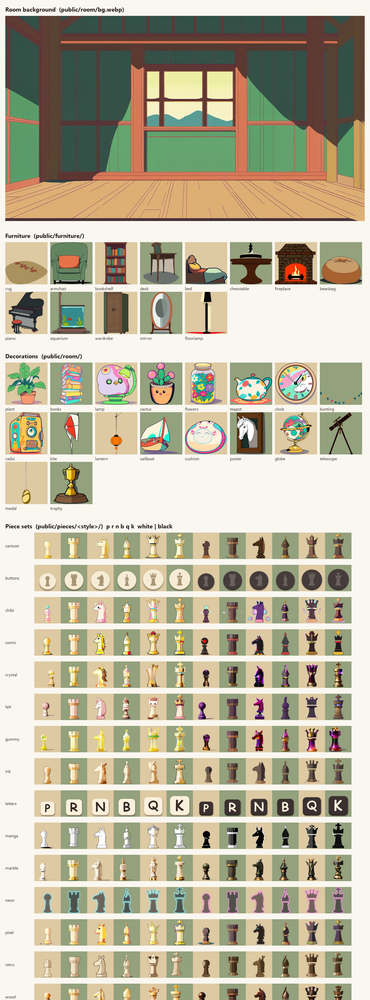
#> input picture tools/art/all_assets.png, 370 x 1000 px, shrunk from 1400 x 3787 before the run
$ python -i stickers_finish.py   (imports and definitions only)
#> lines starting #> are read from the running program, lines starting #| are printed output that depends on the picture; after the words box and inside, x2 and y2 are one past the last pixel; in counts of white or black regions, pixels touching at a corner belong together
#> in sticker, im is the input picture: PIL image 370x1000 RGB; mean R, G, B 187, 180.9, 157.4
### tools/art/cutout.py
# -*- coding: utf-8 -*-
# Turns a generated square PNG into a chess-piece sprite:
#   1. floods the flat background away from the four corners -> alpha
#   2. crops to what is left
#   3. rescales to a fixed height per piece type and sits it on a common
#      baseline, so a king and a pawn line up on the board no matter how the
#      model framed them
#
#   python cutout.py <in.png> <out.webp> <type k|q|r|b|n|p>
import sys
import numpy as np
from PIL import Image, ImageFilter

CANVAS = 256
BASELINE = 0.975  # where the foot of every piece sits, as a fraction of canvas
# Relative heights, so the set keeps a chess set's own hierarchy.
HEIGHTS = {'k': 0.95, 'q': 0.90, 'b': 0.86, 'n': 0.83, 'r': 0.78, 'p': 0.66}
TOLERANCE = 48


def flood_background(rgb):
    """Everything reachable from the image edge that matches the colour of the
    edge it was reached from. Seeding each corner with its own colour (rather
    than one average) handles backdrops the model split into two flat tones."""
    h, w, _ = rgb.shape
#> h = 1000; w = 370
    bg = np.zeros((h, w), dtype=bool)
    seen = np.zeros((h, w), dtype=bool)
    img = rgb.astype(np.int16)
    seeds = [(0, 0), (0, w - 1), (h - 1, 0), (h - 1, w - 1)]
#> seeds = [(0, 0), (0, 369), (999, 0), (999, 369)]
    seeds += [(y, x) for y in (0, h - 1) for x in range(0, w, 32)]
    seeds += [(y, x) for x in (0, w - 1) for y in range(0, h, 32)]
    for sy, sx in seeds:
        if seen[sy, sx]:
            continue
        ref = img[sy, sx]
        close = np.abs(img - ref).sum(axis=2) < TOLERANCE
        if not close[sy, sx]:
            continue
        stack = [(sy, sx)]
        while stack:
            y, x = stack.pop()
            if seen[y, x] or not close[y, x]:
                continue
            seen[y, x] = True
            bg[y, x] = True
            if y > 0:
                stack.append((y - 1, x))
            if y < h - 1:
                stack.append((y + 1, x))
            if x > 0:
                stack.append((y, x - 1))
            if x < w - 1:
                stack.append((y, x + 1))
#> this loop made 92 passes
#> ref on passes 1, 19, 20, 21, 22, 23, 24, 25, 26, 27: [250, 247, 240], [147, 161, 125], [223, 202, 162], [210, 149, 61], [220, 200, 161], [155, 165, 129], [147, 161, 125], [218, 198, 159], [120, 127, 99], [221, 201, 162]
#> pass 1, in flood_background, `close = np.abs(img - ref).sum(axis=2) < TOLERANCE`:
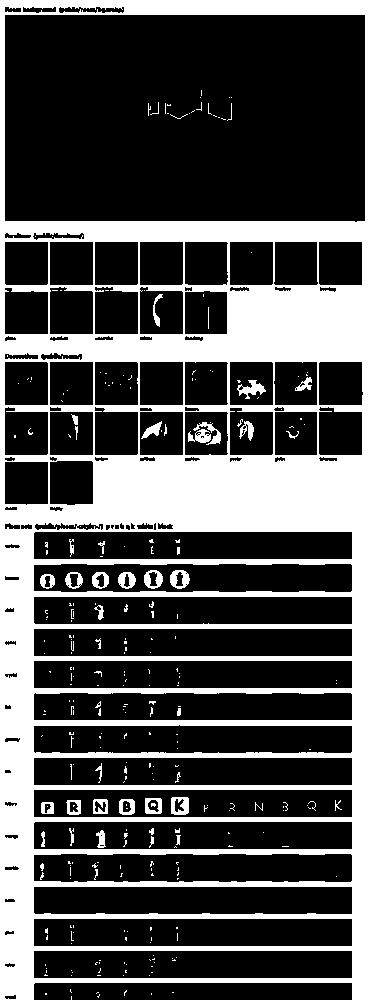
#> close: shape (1000, 370) bool; 31.3% white; 292 white regions (245 under 20 px), largest, box (x1, y1, x2, y2) and area: (0, 0, 370, 1000) 110399, (237, 380, 266, 399) 250, (171, 797, 189, 815) 240
#> after the loop:
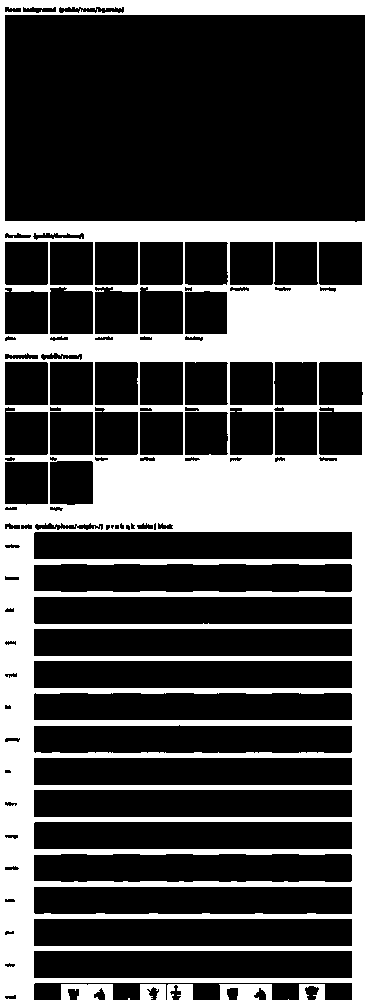
#> bg: shape (1000, 370) bool; 30.4% white; 8 white regions (2 under 20 px), largest, box (x1, y1, x2, y2) and area: (0, 0, 370, 1000) 110394, (61, 984, 113, 1000) 651, (219, 984, 272, 1000) 628, (140, 984, 166, 1000) 336, (167, 984, 193, 1000) 328, (299, 984, 325, 1000) 279
    return bg


# [27 lines left out: function main, not called in this run]


# [2 lines that do not run on import are left out]

### tools/art/stickers_finish.py
# -*- coding: utf-8 -*-
# Chosen sticker candidates -> keyed, trimmed, fitted webp in public/room/ and
# public/pets/. Unlike the pieces there is no shared baseline: each sticker is
# simply fitted into its canvas and the room places it by percentage.
#   python stickers_finish.py
import os, sys
import numpy as np
from PIL import Image, ImageFilter

sys.path.insert(0, os.path.dirname(os.path.abspath(__file__)))
from cutout import flood_background  # noqa: E402

ROOT = os.path.dirname(os.path.abspath(__file__))
SRC = os.path.join(ROOT, 'out_stickers')
PUBLIC = os.path.normpath(os.path.join(ROOT, '..', '..', 'public'))
CANVAS = 320

# candidate index per item, chosen off the contact sheet
PICKS = {
    'plant': 0, 'trophy': 0, 'lamp': 0, 'books': 1, 'globe': 1, 'teapot': 1, 'clock': 1,
    'poster': 0, 'cushion': 1, 'telescope': 0, 'kite': 1, 'radio': 1, 'cactus': 1,
    'bunting': 0, 'lantern': 1, 'sailboat': 0, 'flowers': 1, 'medal': 1,
    'cat': 'g3', 'fox': 'g1', 'dragon': 'g2', 'owl': 'g2',
    'cat2': 'g1', 'cat3': 'g1', 'fox2': 'g6', 'fox3': 'g1', 'owl2': 'g1', 'owl3': 'g9', 'dragon2': 'g1', 'dragon3': 'g10',
}
PETS = {'cat', 'fox', 'dragon', 'owl', 'cat2', 'cat3', 'fox2', 'fox3', 'owl2', 'owl3', 'dragon2', 'dragon3'}
FURNITURE = {'rug', 'armchair', 'bookshelf', 'desk', 'bed', 'chesstable', 'fireplace', 'beanbag',
             'piano', 'aquarium', 'wardrobe', 'mirror', 'floorlamp'}
# [2 lines not run here, left out]


def largest_blob(fg):
    """Keep only the biggest connected piece of foreground: the model likes to
    drop a stray sparkle or a tiny second object in a corner."""
    h, w = fg.shape
#> h = 1000; w = 370
    seen = np.zeros_like(fg)
    best, best_n = None, 0
    ys, xs = np.nonzero(fg)
    for y0, x0 in zip(ys[::7], xs[::7]):
        if seen[y0, x0]:
            continue
        comp = np.zeros_like(fg)
        stack = [(y0, x0)]
        n = 0
        while stack:
            y, x = stack.pop()
            if seen[y, x] or not fg[y, x]:
                continue
            seen[y, x] = True
            comp[y, x] = True
            n += 1
            if y > 0: stack.append((y - 1, x))
            if y < h - 1: stack.append((y + 1, x))
            if x > 0: stack.append((y, x - 1))
            if x < w - 1: stack.append((y, x + 1))
        if n > best_n:
            best, best_n = comp, n
#> this loop made 36769 passes
#> (y0, x0, best_n) on passes 1 to 3: (7, 5, 63), (7, 54, 134), (7, 74, 258)
#> best_n on pass 66: 74162
#> pass 1, in largest_blob, `best, best_n = comp, n`:
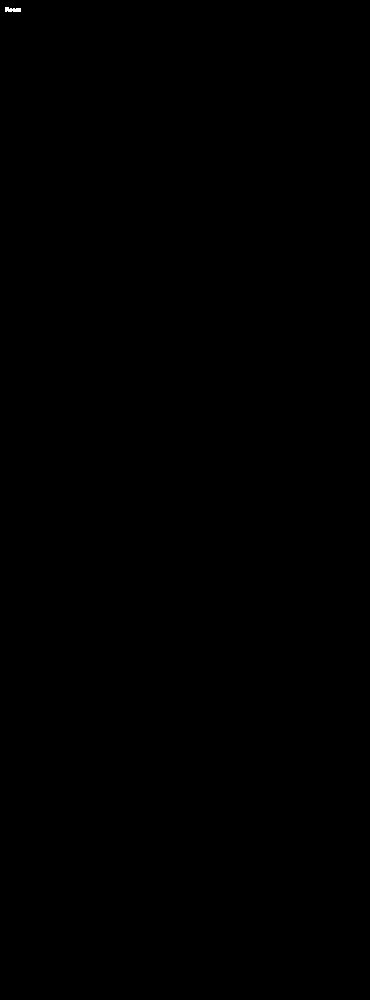
#> best: shape (1000, 370) bool; 0.02% white; 1 white region, box (x1, y1, x2, y2) and area: (5, 7, 21, 12) 63
#> after the loop:
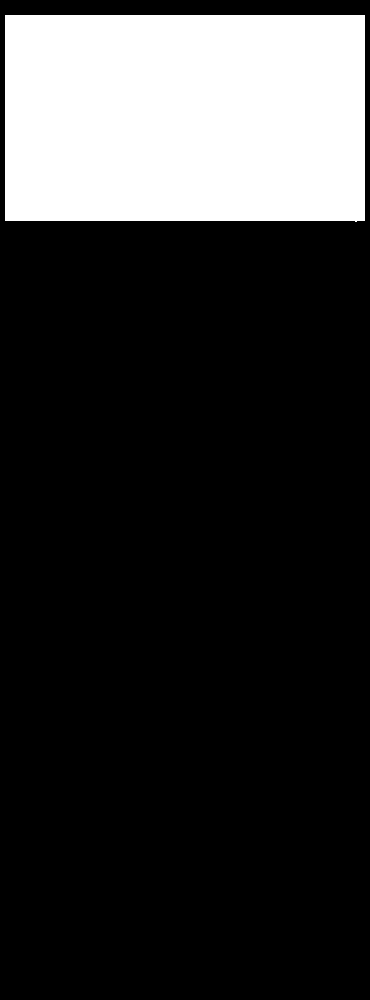
#> best: shape (1000, 370) bool; 20% white; 1 white region, box (x1, y1, x2, y2) and area: (5, 15, 365, 222) 74162
#> after the loop: comp: shape (1000, 370) bool; 0.01% white; 1 white region, box (x1, y1, x2, y2) and area: (5, 995, 16, 999) 33
#> after the loop, best_n = 74162
    return best if best is not None else fg


def sticker(src, dst):
    im = Image.open(src).convert('RGB')
    rgb = np.asarray(im)
    bg = flood_background(rgb)
    fg = largest_blob(~bg)
    alpha = np.where(fg, 255, 0).astype(np.uint8)
    out = Image.fromarray(np.dstack([rgb, alpha]), 'RGBA')
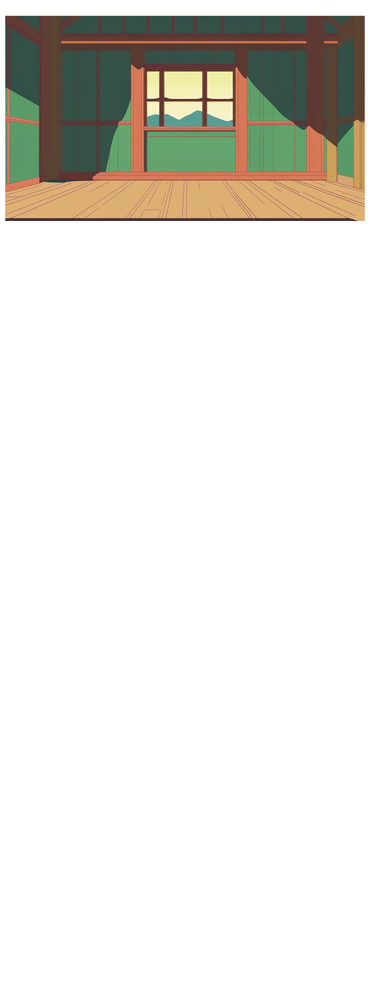
#> out: PIL image 370x1000 RGBA; mean R, G, B, A 187, 180.9, 157.4, 51.1; transparent parts drawn white
    a = out.getchannel('A').filter(ImageFilter.GaussianBlur(1.0))
    out.putalpha(a)
    box = out.getchannel('A').point(lambda v: 255 if v > 24 else 0).getbbox()
#> box = (4, 14, 366, 223)
    if not box:
        raise SystemExit(f'{src}: nothing left after keying')
    out = out.crop(box)
#> out: PIL image 362x209 RGBA
    scale = min(CANVAS / out.width, CANVAS / out.height)
#> scale = 0.884
    out = out.resize((max(1, round(out.width * scale)), max(1, round(out.height * scale))), Image.LANCZOS)
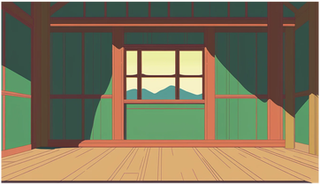
#> out: PIL image 320x185 RGBA; mean R, G, B, A 127.2, 118.7, 90.9, 249.8; transparent parts drawn white
    canvas = Image.new('RGBA', (CANVAS, CANVAS), (0, 0, 0, 0))
#> canvas: PIL image 320x320 RGBA; every value is 0
    canvas.alpha_composite(out, ((CANVAS - out.width) // 2, CANVAS - out.height))
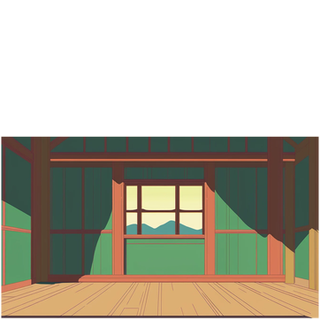
#> canvas: PIL image 320x320 RGBA; mean R, G, B, A 73.6, 68.6, 52.5, 144.4; transparent parts drawn white
    canvas.save(dst, 'WEBP', quality=88, method=6)
    return out.size


def main():
    only = sys.argv[1].split(',') if len(sys.argv) > 1 else None
    for name, cand in PICKS.items():
        if only and name not in only:
            continue
        # a plain number is a txt2img candidate (_c0); a string like 'e1' names an
        # img2img evolution candidate from stickers_evolve.py (_e1)
        src = os.path.join(SRC, f'{name}_{cand if isinstance(cand, str) else f"c{cand}"}.png')
        if not os.path.exists(src):
            print('missing', src)
            continue
        folder = os.path.join(PUBLIC, 'pets' if name in PETS else 'furniture' if name in FURNITURE else 'room')
        os.makedirs(folder, exist_ok=True)
        dst = os.path.join(folder, f'{name}.webp')
        print(name, sticker(src, dst))
    print('done')


# [2 lines not run here, left out]

>>> result = sticker('all_assets.png', 'out.png')
#> result = (320, 185)
